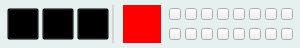
<?xml version="1.0" encoding="UTF-8"?>
<ui version="4.0">
 <class>QColorPicker</class>
 <widget class="QWidget" name="QColorPicker">
  <property name="geometry">
   <rect>
    <x>0</x>
    <y>0</y>
    <width>300</width>
    <height>48</height>
   </rect>
  </property>
  <property name="sizePolicy">
   <sizepolicy hsizetype="Fixed" vsizetype="Fixed">
    <horstretch>0</horstretch>
    <verstretch>0</verstretch>
   </sizepolicy>
  </property>
  <property name="minimumSize">
   <size>
    <width>300</width>
    <height>48</height>
   </size>
  </property>
  <property name="maximumSize">
   <size>
    <width>300</width>
    <height>48</height>
   </size>
  </property>
  <property name="cursor">
   <cursorShape>ArrowCursor</cursorShape>
  </property>
  <property name="windowTitle">
   <string>QColorPicker</string>
  </property>
  <property name="styleSheet">
   <string notr="true">QWidget#QColorPicker
{
	background-color:rgb(229,240,239);
	border-radius:2px;
}</string>
  </property>
  <layout class="QHBoxLayout" name="horizontalLayout_4">
   <property name="spacing">
    <number>2</number>
   </property>
   <property name="leftMargin">
    <number>6</number>
   </property>
   <property name="topMargin">
    <number>0</number>
   </property>
   <property name="rightMargin">
    <number>6</number>
   </property>
   <property name="bottomMargin">
    <number>0</number>
   </property>
   <item>
    <widget class="QPushButton" name="minBtn">
     <property name="sizePolicy">
      <sizepolicy hsizetype="Fixed" vsizetype="Fixed">
       <horstretch>0</horstretch>
       <verstretch>0</verstretch>
      </sizepolicy>
     </property>
     <property name="minimumSize">
      <size>
       <width>32</width>
       <height>32</height>
      </size>
     </property>
     <property name="maximumSize">
      <size>
       <width>32</width>
       <height>32</height>
      </size>
     </property>
     <property name="cursor">
      <cursorShape>ArrowCursor</cursorShape>
     </property>
     <property name="styleSheet">
      <string notr="true">QPushButton#minBtn {
   background-color:transparent;
	background-position:center;
   background-image: url(:/CCMainWindow/Resources/MainWindow/screenImg/line_weight_3.png); 
}
QPushButton#minBtn:hover {
   background-image:url(:/CCMainWindow/Resources/MainWindow/screenImg/line_weight_3.png);
   background-position:center;
   border-image:url(:/CCMainWindow/Resources/MainWindow/2014_btn_hover.gft.png);
   border-width:2px;
}
QPushButton#minBtn:pressed, QPushButton#minBtn:checked {
   background-image:url(:/CCMainWindow/Resources/MainWindow/screenImg/line_weight_3.png);
   background-position:center;
   border-image:url(:/CCMainWindow/Resources/MainWindow/2014_btn_down.gft.png);
   border-width:2px;
}</string>
     </property>
     <property name="text">
      <string/>
     </property>
     <property name="checkable">
      <bool>true</bool>
     </property>
    </widget>
   </item>
   <item>
    <widget class="QPushButton" name="midBtn">
     <property name="sizePolicy">
      <sizepolicy hsizetype="Fixed" vsizetype="Fixed">
       <horstretch>0</horstretch>
       <verstretch>0</verstretch>
      </sizepolicy>
     </property>
     <property name="minimumSize">
      <size>
       <width>32</width>
       <height>32</height>
      </size>
     </property>
     <property name="maximumSize">
      <size>
       <width>32</width>
       <height>32</height>
      </size>
     </property>
     <property name="cursor">
      <cursorShape>ArrowCursor</cursorShape>
     </property>
     <property name="styleSheet">
      <string notr="true">QPushButton#midBtn {
   background-color:transparent;
	background-position:center;
   background-image: url(:/CCMainWindow/Resources/MainWindow/screenImg/line_weight_4.png); 
}
QPushButton#midBtn:hover {
   background-image:url(:/CCMainWindow/Resources/MainWindow/screenImg/line_weight_4.png);
   background-position:center;
   border-image:url(:/CCMainWindow/Resources/MainWindow/2014_btn_hover.gft.png);
   border-width:2px;
}
QPushButton#midBtn:pressed, QPushButton#midBtn:checked {
   background-image:url(:/CCMainWindow/Resources/MainWindow/screenImg/line_weight_4.png);
   background-position:center;
   border-image:url(:/CCMainWindow/Resources/MainWindow/2014_btn_down.gft.png);
   border-width:2px;
}</string>
     </property>
     <property name="text">
      <string/>
     </property>
     <property name="checkable">
      <bool>true</bool>
     </property>
    </widget>
   </item>
   <item>
    <widget class="QPushButton" name="largeBtn">
     <property name="sizePolicy">
      <sizepolicy hsizetype="Fixed" vsizetype="Fixed">
       <horstretch>0</horstretch>
       <verstretch>0</verstretch>
      </sizepolicy>
     </property>
     <property name="minimumSize">
      <size>
       <width>32</width>
       <height>32</height>
      </size>
     </property>
     <property name="maximumSize">
      <size>
       <width>32</width>
       <height>32</height>
      </size>
     </property>
     <property name="cursor">
      <cursorShape>ArrowCursor</cursorShape>
     </property>
     <property name="styleSheet">
      <string notr="true">QPushButton#largeBtn {
   background-color:transparent;
	background-position:center;
   background-image: url(:/CCMainWindow/Resources/MainWindow/screenImg/line_weight_5.png); 
}
QPushButton#largeBtn:hover {
   background-image:url(:/CCMainWindow/Resources/MainWindow/screenImg/line_weight_5.png);
   background-position:center;
   border-image:url(:/CCMainWindow/Resources/MainWindow/2014_btn_hover.gft.png);
   border-width:2px;
}
QPushButton#largeBtn:pressed, QPushButton#largeBtn:checked {
   background-image:url(:/CCMainWindow/Resources/MainWindow/screenImg/line_weight_5.png);
   background-position:center;
   border-image:url(:/CCMainWindow/Resources/MainWindow/2014_btn_down.gft.png);
   border-width:2px;
}</string>
     </property>
     <property name="text">
      <string/>
     </property>
     <property name="checkable">
      <bool>true</bool>
     </property>
    </widget>
   </item>
   <item>
    <widget class="QLabel" name="label">
     <property name="sizePolicy">
      <sizepolicy hsizetype="Fixed" vsizetype="Fixed">
       <horstretch>0</horstretch>
       <verstretch>0</verstretch>
      </sizepolicy>
     </property>
     <property name="minimumSize">
      <size>
       <width>2</width>
       <height>38</height>
      </size>
     </property>
     <property name="maximumSize">
      <size>
       <width>2</width>
       <height>38</height>
      </size>
     </property>
     <property name="styleSheet">
      <string notr="true">QLabel{background-color: rgb(212, 212, 212);}
</string>
     </property>
     <property name="frameShadow">
      <enum>QFrame::Sunken</enum>
     </property>
     <property name="text">
      <string/>
     </property>
    </widget>
   </item>
   <item>
    <layout class="QHBoxLayout" name="horizontalLayout_3">
     <property name="spacing">
      <number>8</number>
     </property>
     <property name="leftMargin">
      <number>6</number>
     </property>
     <item>
      <widget class="QPushButton" name="color">
       <property name="sizePolicy">
        <sizepolicy hsizetype="Fixed" vsizetype="Fixed">
         <horstretch>0</horstretch>
         <verstretch>0</verstretch>
        </sizepolicy>
       </property>
       <property name="minimumSize">
        <size>
         <width>38</width>
         <height>38</height>
        </size>
       </property>
       <property name="maximumSize">
        <size>
         <width>38</width>
         <height>38</height>
        </size>
       </property>
       <property name="cursor">
        <cursorShape>ArrowCursor</cursorShape>
       </property>
       <property name="styleSheet">
        <string notr="true">QPushButton{
	border:none;
	background-color: rgb(255, 0, 0);
}</string>
       </property>
       <property name="text">
        <string/>
       </property>
      </widget>
     </item>
     <item>
      <layout class="QVBoxLayout" name="verticalLayout">
       <property name="spacing">
        <number>0</number>
       </property>
       <item>
        <layout class="QHBoxLayout" name="horizontalLayout">
         <property name="spacing">
          <number>4</number>
         </property>
         <item>
          <widget class="QPushButton" name="color1">
           <property name="sizePolicy">
            <sizepolicy hsizetype="Fixed" vsizetype="Fixed">
             <horstretch>0</horstretch>
             <verstretch>0</verstretch>
            </sizepolicy>
           </property>
           <property name="minimumSize">
            <size>
             <width>12</width>
             <height>12</height>
            </size>
           </property>
           <property name="maximumSize">
            <size>
             <width>12</width>
             <height>12</height>
            </size>
           </property>
           <property name="cursor">
            <cursorShape>ArrowCursor</cursorShape>
           </property>
           <property name="styleSheet">
            <string notr="true">QPushButton{
	border:none;
	background-color: rgb(0, 0, 0);
}
QPushButton:hover{
	border:1px solid #ffffff;
	padding:1px;
};</string>
           </property>
           <property name="text">
            <string/>
           </property>
          </widget>
         </item>
         <item>
          <widget class="QPushButton" name="color2">
           <property name="sizePolicy">
            <sizepolicy hsizetype="Fixed" vsizetype="Fixed">
             <horstretch>0</horstretch>
             <verstretch>0</verstretch>
            </sizepolicy>
           </property>
           <property name="minimumSize">
            <size>
             <width>12</width>
             <height>12</height>
            </size>
           </property>
           <property name="maximumSize">
            <size>
             <width>12</width>
             <height>12</height>
            </size>
           </property>
           <property name="cursor">
            <cursorShape>ArrowCursor</cursorShape>
           </property>
           <property name="styleSheet">
            <string notr="true">QPushButton{
	border:none;
	background-color: rgb(170, 0, 0);
}
QPushButton:hover{
	border:1px solid #ffffff;
	padding:1px;
};
</string>
           </property>
           <property name="text">
            <string/>
           </property>
          </widget>
         </item>
         <item>
          <widget class="QPushButton" name="color3">
           <property name="sizePolicy">
            <sizepolicy hsizetype="Fixed" vsizetype="Fixed">
             <horstretch>0</horstretch>
             <verstretch>0</verstretch>
            </sizepolicy>
           </property>
           <property name="minimumSize">
            <size>
             <width>12</width>
             <height>12</height>
            </size>
           </property>
           <property name="maximumSize">
            <size>
             <width>12</width>
             <height>12</height>
            </size>
           </property>
           <property name="cursor">
            <cursorShape>ArrowCursor</cursorShape>
           </property>
           <property name="styleSheet">
            <string notr="true">QPushButton{
	background-color: rgb(85, 170, 255);
	border:none;
}
QPushButton:hover{
	border:1px solid #ffffff;
	padding:1px;
};
	</string>
           </property>
           <property name="text">
            <string/>
           </property>
           <property name="flat">
            <bool>false</bool>
           </property>
          </widget>
         </item>
         <item>
          <widget class="QPushButton" name="color4">
           <property name="sizePolicy">
            <sizepolicy hsizetype="Fixed" vsizetype="Fixed">
             <horstretch>0</horstretch>
             <verstretch>0</verstretch>
            </sizepolicy>
           </property>
           <property name="minimumSize">
            <size>
             <width>12</width>
             <height>12</height>
            </size>
           </property>
           <property name="maximumSize">
            <size>
             <width>12</width>
             <height>12</height>
            </size>
           </property>
           <property name="cursor">
            <cursorShape>ArrowCursor</cursorShape>
           </property>
           <property name="styleSheet">
            <string notr="true">QPushButton{
	border:none;
	background-color: rgb(200, 200, 200);
}
QPushButton:hover{
	border:1px solid #ffffff;
	padding:1px;
};</string>
           </property>
           <property name="text">
            <string/>
           </property>
          </widget>
         </item>
         <item>
          <widget class="QPushButton" name="color5">
           <property name="sizePolicy">
            <sizepolicy hsizetype="Fixed" vsizetype="Fixed">
             <horstretch>0</horstretch>
             <verstretch>0</verstretch>
            </sizepolicy>
           </property>
           <property name="minimumSize">
            <size>
             <width>12</width>
             <height>12</height>
            </size>
           </property>
           <property name="maximumSize">
            <size>
             <width>12</width>
             <height>12</height>
            </size>
           </property>
           <property name="cursor">
            <cursorShape>ArrowCursor</cursorShape>
           </property>
           <property name="styleSheet">
            <string notr="true">QPushButton{
	border:none;
	background-color: rgb(170, 0, 127);
}
QPushButton:hover{
	border:1px solid #ffffff;
	padding:1px;
};</string>
           </property>
           <property name="text">
            <string/>
           </property>
          </widget>
         </item>
         <item>
          <widget class="QPushButton" name="color6">
           <property name="sizePolicy">
            <sizepolicy hsizetype="Fixed" vsizetype="Fixed">
             <horstretch>0</horstretch>
             <verstretch>0</verstretch>
            </sizepolicy>
           </property>
           <property name="minimumSize">
            <size>
             <width>12</width>
             <height>12</height>
            </size>
           </property>
           <property name="maximumSize">
            <size>
             <width>12</width>
             <height>12</height>
            </size>
           </property>
           <property name="cursor">
            <cursorShape>ArrowCursor</cursorShape>
           </property>
           <property name="styleSheet">
            <string notr="true">QPushButton{
	border:none;
	background-color: rgb(0, 85, 127);
}
QPushButton:hover{
	border:1px solid #ffffff;
	padding:1px;
};</string>
           </property>
           <property name="text">
            <string/>
           </property>
          </widget>
         </item>
         <item>
          <widget class="QPushButton" name="color7">
           <property name="sizePolicy">
            <sizepolicy hsizetype="Fixed" vsizetype="Fixed">
             <horstretch>0</horstretch>
             <verstretch>0</verstretch>
            </sizepolicy>
           </property>
           <property name="minimumSize">
            <size>
             <width>12</width>
             <height>12</height>
            </size>
           </property>
           <property name="maximumSize">
            <size>
             <width>12</width>
             <height>12</height>
            </size>
           </property>
           <property name="cursor">
            <cursorShape>ArrowCursor</cursorShape>
           </property>
           <property name="styleSheet">
            <string notr="true">QPushButton{
	border:none;
	background-color: rgb(170, 170, 127);
}
QPushButton:hover{
	border:1px solid #ffffff;
	padding:1px;
};</string>
           </property>
           <property name="text">
            <string/>
           </property>
          </widget>
         </item>
         <item>
          <widget class="QPushButton" name="color8">
           <property name="sizePolicy">
            <sizepolicy hsizetype="Fixed" vsizetype="Fixed">
             <horstretch>0</horstretch>
             <verstretch>0</verstretch>
            </sizepolicy>
           </property>
           <property name="minimumSize">
            <size>
             <width>12</width>
             <height>12</height>
            </size>
           </property>
           <property name="maximumSize">
            <size>
             <width>12</width>
             <height>12</height>
            </size>
           </property>
           <property name="cursor">
            <cursorShape>ArrowCursor</cursorShape>
           </property>
           <property name="styleSheet">
            <string notr="true">QPushButton{
	border:none;
	background-color: rgb(130, 149, 46);
}
QPushButton:hover{
	border:1px solid #ffffff;
	padding:1px;
};</string>
           </property>
           <property name="text">
            <string/>
           </property>
          </widget>
         </item>
        </layout>
       </item>
       <item>
        <layout class="QHBoxLayout" name="horizontalLayout_2">
         <property name="spacing">
          <number>4</number>
         </property>
         <item>
          <widget class="QPushButton" name="color9">
           <property name="sizePolicy">
            <sizepolicy hsizetype="Fixed" vsizetype="Fixed">
             <horstretch>0</horstretch>
             <verstretch>0</verstretch>
            </sizepolicy>
           </property>
           <property name="minimumSize">
            <size>
             <width>12</width>
             <height>12</height>
            </size>
           </property>
           <property name="maximumSize">
            <size>
             <width>12</width>
             <height>12</height>
            </size>
           </property>
           <property name="cursor">
            <cursorShape>ArrowCursor</cursorShape>
           </property>
           <property name="styleSheet">
            <string notr="true">QPushButton{
	border:none;
	background-color: rgb(170, 0, 255);
}
QPushButton:hover{
	border:1px solid #ffffff;
	padding:1px;
};</string>
           </property>
           <property name="text">
            <string/>
           </property>
          </widget>
         </item>
         <item>
          <widget class="QPushButton" name="color10">
           <property name="sizePolicy">
            <sizepolicy hsizetype="Fixed" vsizetype="Fixed">
             <horstretch>0</horstretch>
             <verstretch>0</verstretch>
            </sizepolicy>
           </property>
           <property name="minimumSize">
            <size>
             <width>12</width>
             <height>12</height>
            </size>
           </property>
           <property name="maximumSize">
            <size>
             <width>12</width>
             <height>12</height>
            </size>
           </property>
           <property name="cursor">
            <cursorShape>ArrowCursor</cursorShape>
           </property>
           <property name="styleSheet">
            <string notr="true">QPushButton{
	border:none;
	background-color: rgb(255, 0, 0);
}
QPushButton:hover{
	border:1px solid #ffffff;
	padding:1px;
};</string>
           </property>
           <property name="text">
            <string/>
           </property>
          </widget>
         </item>
         <item>
          <widget class="QPushButton" name="color11">
           <property name="sizePolicy">
            <sizepolicy hsizetype="Fixed" vsizetype="Fixed">
             <horstretch>0</horstretch>
             <verstretch>0</verstretch>
            </sizepolicy>
           </property>
           <property name="minimumSize">
            <size>
             <width>12</width>
             <height>12</height>
            </size>
           </property>
           <property name="maximumSize">
            <size>
             <width>12</width>
             <height>12</height>
            </size>
           </property>
           <property name="cursor">
            <cursorShape>ArrowCursor</cursorShape>
           </property>
           <property name="styleSheet">
            <string notr="true">QPushButton{
	border:none;
	background-color: rgb(255, 170, 0);
}
QPushButton:hover{
	border:1px solid #ffffff;
	padding:1px;
};</string>
           </property>
           <property name="text">
            <string/>
           </property>
          </widget>
         </item>
         <item>
          <widget class="QPushButton" name="color12">
           <property name="sizePolicy">
            <sizepolicy hsizetype="Fixed" vsizetype="Fixed">
             <horstretch>0</horstretch>
             <verstretch>0</verstretch>
            </sizepolicy>
           </property>
           <property name="minimumSize">
            <size>
             <width>12</width>
             <height>12</height>
            </size>
           </property>
           <property name="maximumSize">
            <size>
             <width>12</width>
             <height>12</height>
            </size>
           </property>
           <property name="cursor">
            <cursorShape>ArrowCursor</cursorShape>
           </property>
           <property name="styleSheet">
            <string notr="true">QPushButton{
	border:none;
	background-color: rgb(255, 129, 19);
}
QPushButton:hover{
	border:1px solid #ffffff;
	padding:1px;
};</string>
           </property>
           <property name="text">
            <string/>
           </property>
          </widget>
         </item>
         <item>
          <widget class="QPushButton" name="color13">
           <property name="sizePolicy">
            <sizepolicy hsizetype="Fixed" vsizetype="Fixed">
             <horstretch>0</horstretch>
             <verstretch>0</verstretch>
            </sizepolicy>
           </property>
           <property name="minimumSize">
            <size>
             <width>12</width>
             <height>12</height>
            </size>
           </property>
           <property name="maximumSize">
            <size>
             <width>12</width>
             <height>12</height>
            </size>
           </property>
           <property name="cursor">
            <cursorShape>ArrowCursor</cursorShape>
           </property>
           <property name="styleSheet">
            <string notr="true">QPushButton{
	border:none;
	background-color: rgb(255, 170, 255);
}
QPushButton:hover{
	border:1px solid #ffffff;
	padding:1px;
};</string>
           </property>
           <property name="text">
            <string/>
           </property>
          </widget>
         </item>
         <item>
          <widget class="QPushButton" name="color14">
           <property name="sizePolicy">
            <sizepolicy hsizetype="Fixed" vsizetype="Fixed">
             <horstretch>0</horstretch>
             <verstretch>0</verstretch>
            </sizepolicy>
           </property>
           <property name="minimumSize">
            <size>
             <width>12</width>
             <height>12</height>
            </size>
           </property>
           <property name="maximumSize">
            <size>
             <width>12</width>
             <height>12</height>
            </size>
           </property>
           <property name="cursor">
            <cursorShape>ArrowCursor</cursorShape>
           </property>
           <property name="styleSheet">
            <string notr="true">QPushButton{
	border:none;
	background-color: rgb(157, 127, 157);
}
QPushButton:hover{
	border:1px solid #ffffff;
	padding:1px;
};</string>
           </property>
           <property name="text">
            <string/>
           </property>
          </widget>
         </item>
         <item>
          <widget class="QPushButton" name="color15">
           <property name="sizePolicy">
            <sizepolicy hsizetype="Fixed" vsizetype="Fixed">
             <horstretch>0</horstretch>
             <verstretch>0</verstretch>
            </sizepolicy>
           </property>
           <property name="minimumSize">
            <size>
             <width>12</width>
             <height>12</height>
            </size>
           </property>
           <property name="maximumSize">
            <size>
             <width>12</width>
             <height>12</height>
            </size>
           </property>
           <property name="cursor">
            <cursorShape>ArrowCursor</cursorShape>
           </property>
           <property name="styleSheet">
            <string notr="true">QPushButton{
	border:none;	
	background-color: rgb(255, 85, 0);
}
QPushButton:hover{
	border:1px solid #ffffff;
	padding:1px;
};</string>
           </property>
           <property name="text">
            <string/>
           </property>
          </widget>
         </item>
         <item>
          <widget class="QPushButton" name="color16">
           <property name="sizePolicy">
            <sizepolicy hsizetype="Fixed" vsizetype="Fixed">
             <horstretch>0</horstretch>
             <verstretch>0</verstretch>
            </sizepolicy>
           </property>
           <property name="minimumSize">
            <size>
             <width>12</width>
             <height>12</height>
            </size>
           </property>
           <property name="maximumSize">
            <size>
             <width>12</width>
             <height>12</height>
            </size>
           </property>
           <property name="cursor">
            <cursorShape>ArrowCursor</cursorShape>
           </property>
           <property name="styleSheet">
            <string notr="true">QPushButton{
	border:none;
	background-color: rgb(85, 170, 127);
}
QPushButton:hover{
	border:1px solid #ffffff;
	padding:1px;
};</string>
           </property>
           <property name="text">
            <string/>
           </property>
          </widget>
         </item>
        </layout>
       </item>
      </layout>
     </item>
    </layout>
   </item>
  </layout>
 </widget>
 <layoutdefault spacing="6" margin="11"/>
 <resources/>
 <connections/>
</ui>
